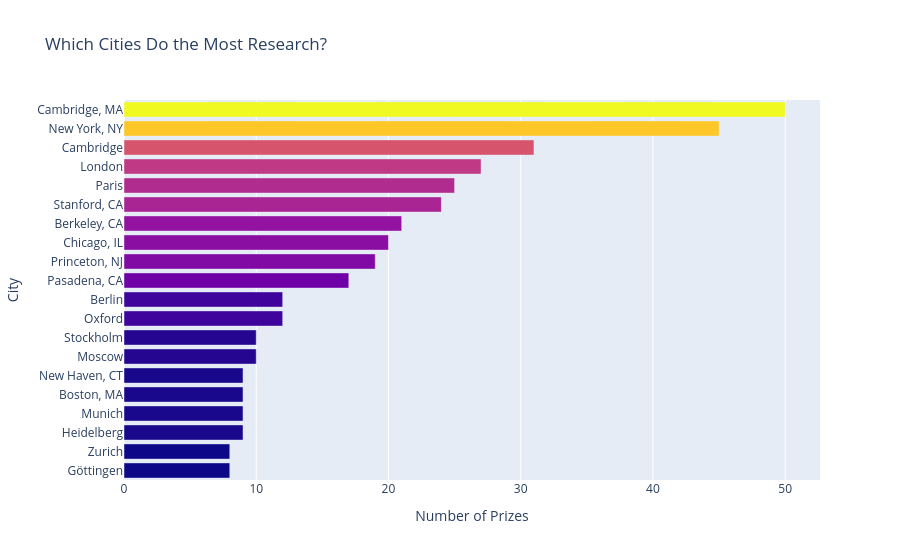

Notebook source saved alongside this figure:
### Markdown cell above
# Which Cities Make the Most Discoveries? 

Where do major discoveries take place?  

**Challenge**: 
* Create another plotly bar chart graphing the top 20 organisation cities of the research institutions associated with a Nobel laureate. 
* Where is the number one hotspot for discoveries in the world?
* Which city in Europe has had the most discoveries?

### Code cell
top20_org_cities = df_data.organization_city.value_counts()[:20]
top20_org_cities.sort_values(ascending=True, inplace=True)
city_bar2 = px.bar(x = top20_org_cities.values,
                  y = top20_org_cities.index,
                  orientation='h',
                  color=top20_org_cities.values,
                  color_continuous_scale=px.colors.sequential.Plasma,
                  title='Which Cities Do the Most Research?')

city_bar2.update_layout(xaxis_title='Number of Prizes', 
                       yaxis_title='City',
                       coloraxis_showscale=False)
city_bar2.show()

### Figure 1 — Plotly figure (JSON) as saved in the notebook; plotly's stock layout.template omitted (floating-point values rounded to 4 significant figures)
{"data": [{"hovertemplate": "x=%{x}<br>y=%{y}<br>color=%{marker.color}<extra></extra>", "legendgroup": "", "marker": {"color": [8, 8, 9, 9, 9, 9, 10, 10, 12, 12, 17, 19, 20, 21, 24, 25, 27, 31, 45, 50], "coloraxis": "coloraxis", "pattern": {"shape": ""}}, "name": "", "orientation": "h", "showlegend": false, "textposition": "auto", "type": "bar", "x": [8, 8, 9, 9, 9, 9, 10, 10, 12, 12, 17, 19, 20, 21, 24, 25, 27, 31, 45, 50], "xaxis": "x", "y": ["Göttingen", "Zurich", "Heidelberg", "Munich", "Boston, MA", "New Haven, CT", "Moscow", "Stockholm", "Oxford", "Berlin", "Pasadena, CA", "Princeton, NJ", "Chicago, IL", "Berkeley, CA", "Stanford, CA", "Paris", "London", "Cambridge", "New York, NY", "Cambridge, MA"], "yaxis": "y"}], "layout": {"barmode": "relative", "coloraxis": {"colorbar": {"title": {"text": "color"}}, "colorscale": [[0, "#0d0887"], [0.1111, "#46039f"], [0.2222, "#7201a8"], [0.3333, "#9c179e"], [0.4444, "#bd3786"], [0.5556, "#d8576b"], [0.6667, "#ed7953"], [0.7778, "#fb9f3a"], [0.8889, "#fdca26"], [1, "#f0f921"]], "showscale": false}, "legend": {"tracegroupgap": 0}, "title": {"text": "Which Cities Do the Most Research?"}, "xaxis": {"anchor": "y", "domain": [0, 1], "title": {"text": "Number of Prizes"}}, "yaxis": {"anchor": "x", "domain": [0, 1], "title": {"text": "City"}}}}
